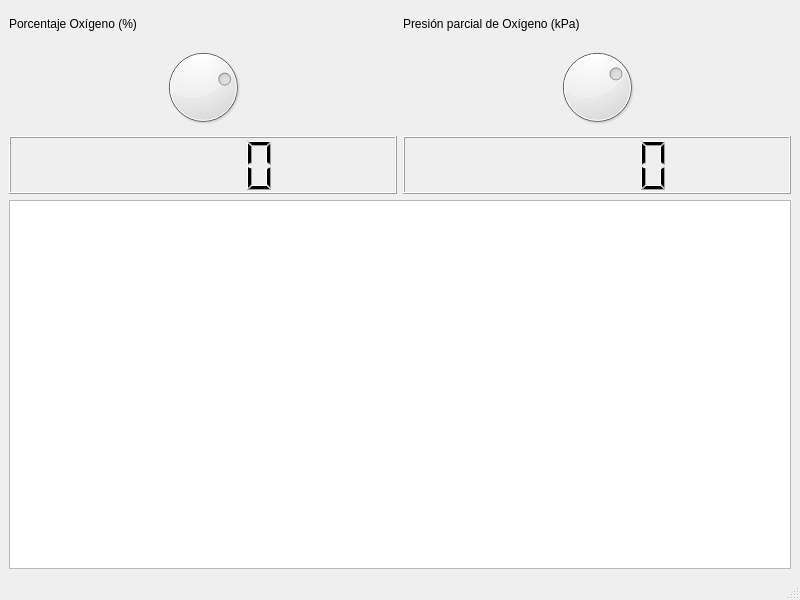
<?xml version="1.0" encoding="UTF-8"?>
<ui version="4.0">
 <class>MainWindow</class>
 <widget class="QMainWindow" name="MainWindow">
  <property name="geometry">
   <rect>
    <x>0</x>
    <y>0</y>
    <width>800</width>
    <height>600</height>
   </rect>
  </property>
  <property name="windowTitle">
   <string>MainWindow</string>
  </property>
  <widget class="QWidget" name="centralwidget">
   <layout class="QVBoxLayout" name="verticalLayout_2" stretch="1,2">
    <item>
     <layout class="QHBoxLayout" name="horizontalLayout">
      <item>
       <layout class="QVBoxLayout" name="verticalLayout_3" stretch="1,3,2">
        <item>
         <widget class="QLabel" name="label">
          <property name="text">
           <string>Porcentaje Oxígeno (%)</string>
          </property>
         </widget>
        </item>
        <item>
         <widget class="QDial" name="dialPercent">
          <property name="minimum">
           <number>-273</number>
          </property>
         </widget>
        </item>
        <item>
         <widget class="QLCDNumber" name="lcdPercent"/>
        </item>
       </layout>
      </item>
      <item>
       <layout class="QVBoxLayout" name="verticalLayout_4" stretch="1,3,2">
        <item>
         <widget class="QLabel" name="label_2">
          <property name="text">
           <string>Presión parcial de Oxígeno (kPa)</string>
          </property>
         </widget>
        </item>
        <item>
         <widget class="QDial" name="dialKpa">
          <property name="minimum">
           <number>-459</number>
          </property>
          <property name="maximum">
           <number>211</number>
          </property>
         </widget>
        </item>
        <item>
         <widget class="QLCDNumber" name="lcdKpa"/>
        </item>
       </layout>
      </item>
     </layout>
    </item>
    <item>
     <layout class="QHBoxLayout" name="horizontalLayout_2">
      <item>
       <widget class="QChartView" name="graphicsView"/>
      </item>
     </layout>
    </item>
   </layout>
  </widget>
  <widget class="QMenuBar" name="menubar">
   <property name="geometry">
    <rect>
     <x>0</x>
     <y>0</y>
     <width>800</width>
     <height>22</height>
    </rect>
   </property>
  </widget>
  <widget class="QStatusBar" name="statusbar"/>
 </widget>
 <customwidgets>
  <customwidget>
   <class>QChartView</class>
   <extends>QGraphicsView</extends>
   <header>QtCharts</header>
  </customwidget>
 </customwidgets>
 <resources/>
 <connections/>
</ui>
